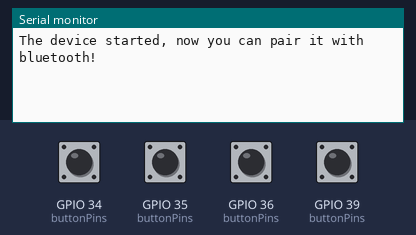
A sketch run on a simulated ESP32. Shown: the last lines printed to the serial monitor. The inputs (shaded band) are chosen by the test bench; at power-on: GPIO 34 (buttonPins), GPIO 35 (buttonPins), GPIO 36 (buttonPins), GPIO 39 (buttonPins) LOW. Nothing arrives over Bluetooth unless stated.

Above: at 1.2 s.
1.3 s: GPIO 34 (buttonPins) pulled HIGH for 0.15 s
At 2.2 s:
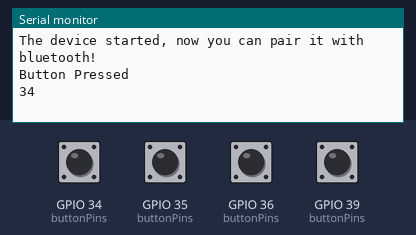
3.0 s: GPIO 35 (buttonPins) pulled HIGH for 0.15 s
At 3.6 s:
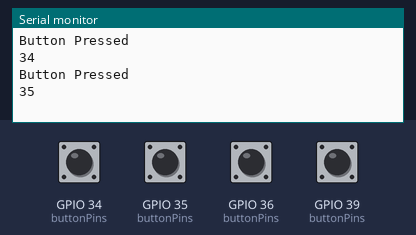
4.6 s: GPIO 36 (buttonPins) pulled HIGH for 0.15 s
At 5.9 s:
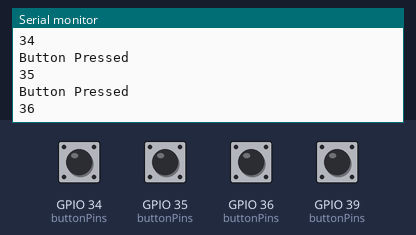
6.2 s: GPIO 39 (buttonPins) pulled HIGH for 0.15 s
At 7.2 s:
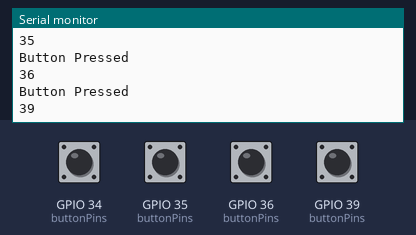
Timing chart, 0 to 8.8 s (numbered marks = the images above; inputs shaded):
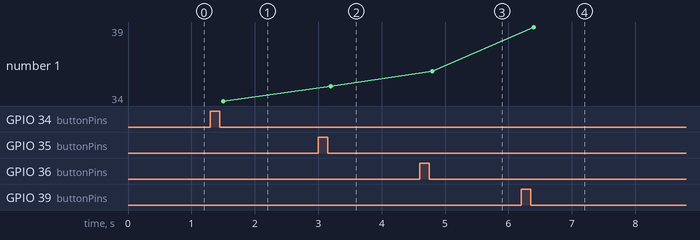

The sketch:

single_click.ino
```cpp
#include "BluetoothSerial.h"

#if !defined(CONFIG_BT_ENABLED) || !defined(CONFIG_BLUEDROID_ENABLED)
#error Bluetooth is not enabled! Please run `make menuconfig` to and enable it
#endif

BluetoothSerial SerialBT;
int buttonPins[] = {34, 35, 36, 39};
int numOfButtons;

void setup() {
  numOfButtons = sizeof(buttonPins) / sizeof(buttonPins[0]);

  for (int i = 0; i < numOfButtons; i++) {
    int buttonPin = buttonPins[i];
    // set pinModes of all the buttons
    pinMode(buttonPin, INPUT);
  }

  Serial.begin(115200);
  SerialBT.begin("ESP32test1");
  Serial.println("The device started, now you can pair it with bluetooth!");
}

void loop() {
  for (int i = 0; i < numOfButtons; i++) {
    int buttonPin = buttonPins[i];
    int buttonState = digitalRead(buttonPin);

    if (buttonState == HIGH) {
      delay(200);
      Serial.println("Button Pressed ");
      Serial.println(buttonPin);

      sendMessage(String(buttonPin));

      // makes button only send message once when pressed and held
      while (buttonState == HIGH) {
        buttonState = digitalRead(buttonPin);
        delay(50);
      }
    }
  }
}

void sendMessage(String message) {
  // string buffer
  uint8_t buf[message.length()];
  memcpy(buf, message.c_str(), message.length());

  SerialBT.write(buf, message.length());

  delay(25);
}
```

Measured:
- after the input at 1.3 s, the serial monitor: prints a new line after 0.20 s (image 1)
- after the input at 3.0 s, the serial monitor: prints a new line after 0.20 s (image 2)
- after the input at 4.6 s, the serial monitor: prints a new line after 0.20 s (image 3)
- after the input at 6.2 s, the serial monitor: prints a new line after 0.20 s (image 4)
- plotted number 1: 34 → 35 after the input at 3.0 s, 35 → 36 after the input at 4.6 s, 36 → 39 after the input at 6.2 s
